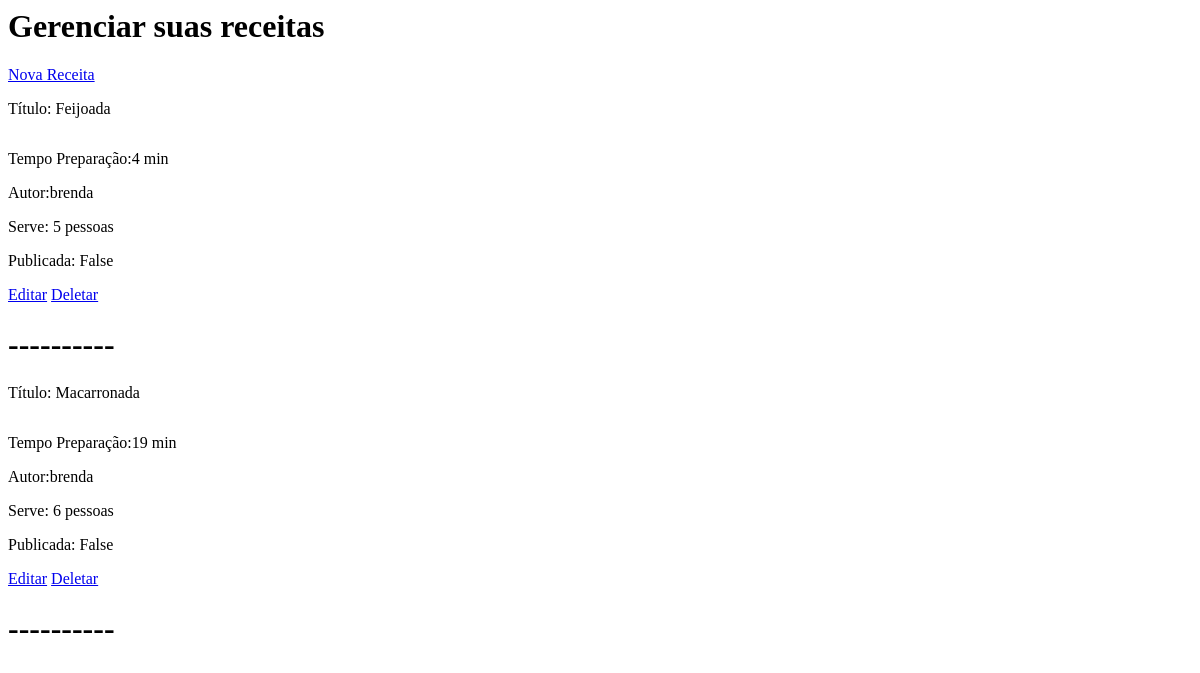
Page /receitas/gerenciar_receitas (signed in) on the earlier database version.
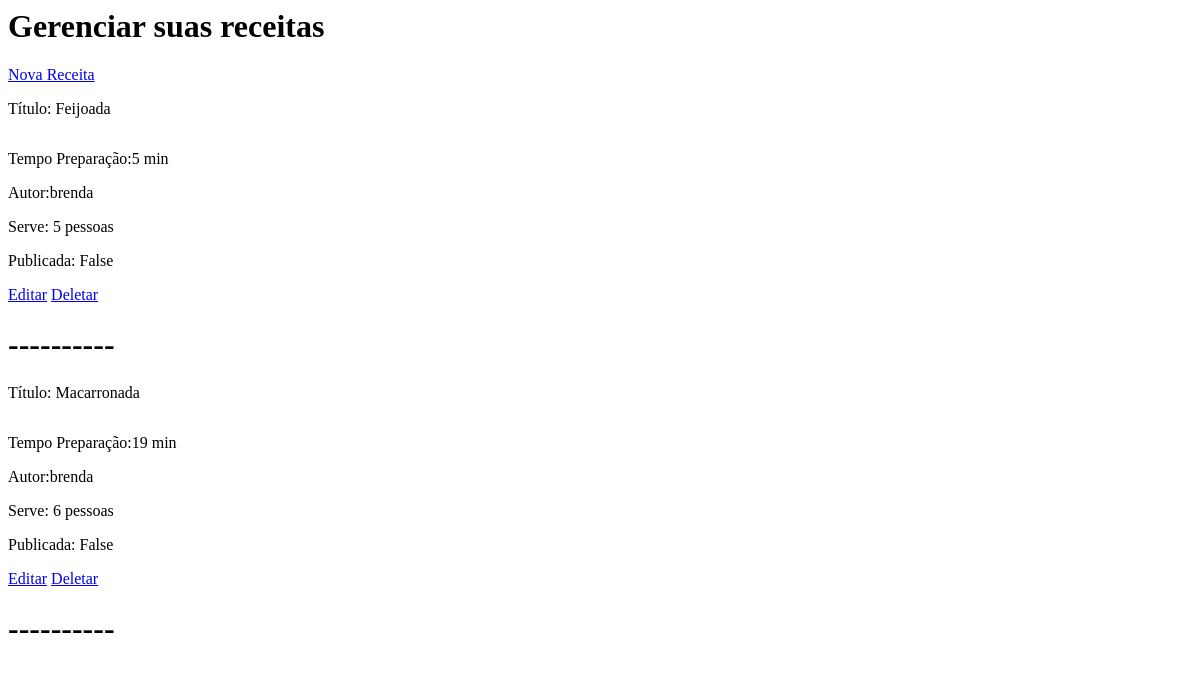
Same page on the later database version.
### receita/models.py (models this page shows)
class Receita(models.Model):
    titulo = models.CharField(max_length=70, blank=False)
    descricao = models.TextField(max_length=200)
    tempo_preparacao = models.IntegerField()
    serve_pessoas = models.IntegerField()
    serve_porcoes = models.CharField(max_length=60)
    publicada = models.BooleanField(default=False)
    imagem = models.ImageField(upload_to='imagens', blank=False)
    autor = models.ForeignKey(User,on_delete=models.CASCADE, blank=False)

### receita/views.py (the view)
# urls.py: path('gerenciar_receitas', views.gerenciar_receitas, name='gerenciar_receitas' ),
@login_required
def gerenciar_receitas(request):
    if request.method =='GET':
        receitas = Receita.objects.filter(autor=request.user.id)
        return render(request, 'gerenciar_receitas.html', {'receitas': receitas})

### receita/templates/gerenciar_receitas.html (shortened to what this page needs)
{% load static %}
<h1> Gerenciar suas receitas </h1>
<a href="{% url 'nova_receita'  %}">Nova Receita</a>
{% if receitas %}
    {% for receita in receitas %}
        <p>Título: {{receita.titulo}}</p>
        <p>Tempo Preparação:{{receita.tempo_preparacao }} min</p>
        <p>Autor:{{receita.autor}}</p>
        <p>Serve: {{receita.serve_pessoas}} pessoas</p>
        <p>Publicada: {{receita.publicada}}</p>
        <a href="{% url 'editar_receita' receita.id  %}">Editar</a>
        <a href="{% url 'deletar_receita' receita.id %}">Deletar</a>
        <h1>----------</h1>
    {% endfor %}
{% else %}
<h1> Você não tem receitas cadastradas </h1>
{% endif %}

Differences in the rows shown:
changed Receita "Feijoada": tempo_preparacao "4" → "5"
